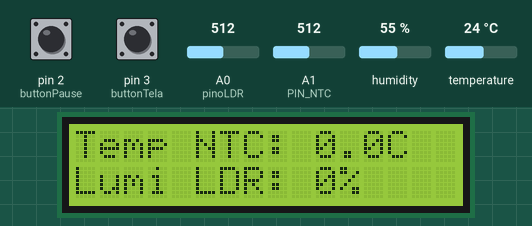
Recording of a sketch running on a simulated Arduino Uno, built with avr-gcc and run on an emulated ATmega328P. Parts: 16×2 character LCD. Inputs (shaded band) come from the test bench; at power-on: pin 2 (buttonPause) HIGH, pin 3 (buttonTela) HIGH, A1 (PIN_NTC) = 512, A0 (pinoLDR) = 512, humidity 55 %, temperature 24 °C. What the sketch prints to the serial monitor is not drawn.

Above: at 0.1 s.
1.3 s: pin 2 (buttonPause) pulled LOW for 0.15 s
At 1.7 s:
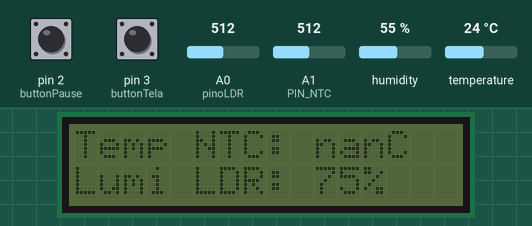
5.8 s: pin 3 (buttonTela) pulled LOW for 0.15 s
At 6.55 s:
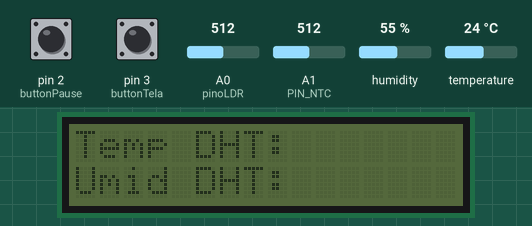
8.8 s: pin 3 (buttonTela) pulled LOW for 1 s
At 9.7 s:
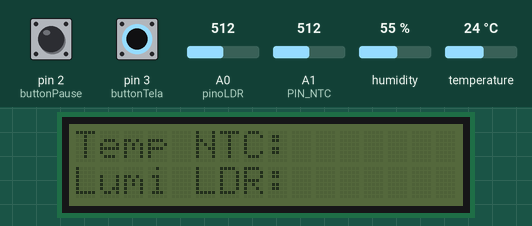
11.8 s: A1 (PIN_NTC) set to 258
13.3 s: A1 (PIN_NTC) set to 233
16.5 s: pin 2 (buttonPause) pulled LOW for 1 s
At 17.5 s:
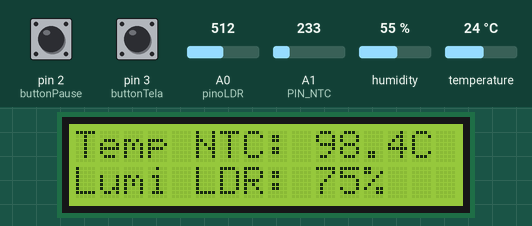
Timing chart, 0 to 19.5 s (numbered marks = the images above; inputs shaded):
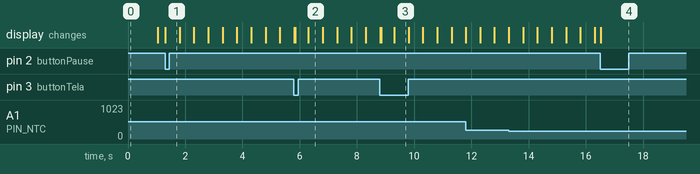

Measured:
- after the input at 1.3 s, the display: changes at once (image 1)
- after the input at 5.8 s, the display: first differs from a run without the input after 0.05 s (image 2 shows a later state)
- after the input at 8.8 s, the display: first differs from a run without the input after 0.05 s (image 3 shows a later state)
- after the input at 16.5 s, the display: changes at once (image 4)
- what the display in image 2 shows lasts 0.5 s, from 6.3 s to 6.8 s

The sketch:

dados_interface.ino
```cpp
#include <Wire.h>
#include <LiquidCrystal_I2C.h>
#include <DHT.h>
#include <math.h>
#include <Bounce2.h> // Adicionada biblioteca para os botões

// ====================
// DHT11
// ====================
#define DHTPIN 6
#define DHTTYPE DHT11

LiquidCrystal_I2C lcd(0x27, 16, 2);
DHT dht(DHTPIN, DHTTYPE);

// ====================
// NTC
// ====================
#define PIN_NTC A1

const float R_FIXO = 10000.0;    // Resistor fixo: 10kΩ
const float R0_NTC = 10000.0;    // NTC: 10kΩ
const float T0_KELVIN = 298.15;  // 25°C em Kelvin
const float BETA = 3950.0;       // Beta do NTC

float temperaturaNTC = 0;

// ====================
// LDR
// ====================
const int pinoLDR = A0;
int valorLDR;
int luminosidadeLDR;

// ====================
// LEITURAS DHT
// ====================
int temperaturaDHT = 0;
int umidadeDHT = 0;

// ====================
// BOTÕES
// ====================
const int buttonTela = 3;   // Botão para trocar de tela
const int buttonPause = 2;  // Botão de interrupção (Pause) - Pino 2 suporta interrupção no Uno/Nano

// Instâncias do Bounce2
Bounce debouncerTela = Bounce();

// ====================
// CONTROLE DAS TELAS
// ====================
int telaAtual = 1;
int telaAnterior = 0;

// ====================
// PAUSE E TEMPO
// ====================
volatile bool pause = false;
bool pauseAnterior = false;

unsigned long tempoAnteriorLeitura = 0;
const unsigned long INTERVALO_LEITURA = 1000; // Atualiza sensores a cada 1 segundo sem travar os botões

// Protótipos das funções
float lerTemperaturaNTC();
void desenharLayoutTela1();
void atualizarValoresTela1();
void desenharLayoutTela2();
void atualizarValoresTela2();
void interrupcaoPause();
void piscaTela();

// ====================
// SETUP
// ====================
void setup() {
  Serial.begin(9600);
  dht.begin();

  // Configuração do botão de troca de tela com Bounce2
  debouncerTela.attach(buttonTela, INPUT_PULLUP);
  debouncerTela.interval(25); // Debounce de 25ms

  // Configuração do botão de Pause (Interrupção Externa)
  pinMode(buttonPause, INPUT_PULLUP);
  attachInterrupt(digitalPinToInterrupt(buttonPause), interrupcaoPause, FALLING);

  lcd.init();
  lcd.backlight();
}

// ====================
// LOOP
// ====================
void loop() {
  // 1. Atualiza a leitura do botão de tela continuamente
  debouncerTela.update();

  if (debouncerTela.fell()) { // Detecta quando o botão de tela foi pressionado
    if (telaAtual == 1) {
      telaAtual = 2;
    } else {
      telaAtual = 1;
    }
  }

  // 2. Executa a leitura dos sensores e atualização sem usar delay()
  unsigned long tempoAtual = millis();
  if (tempoAtual - tempoAnteriorLeitura >= INTERVALO_LEITURA) {
    tempoAnteriorLeitura = tempoAtual;

    // Leitura LDR
    valorLDR = analogRead(pinoLDR);
    luminosidadeLDR = map(valorLDR, 0, 679, 0, 100);
    luminosidadeLDR = constrain(luminosidadeLDR, 0, 100);

    // Leitura NTC
    temperaturaNTC = lerTemperaturaNTC();

    // Leitura DHT
    temperaturaDHT = dht.readTemperature();
    umidadeDHT = dht.readHumidity();

    // Exibição Serial
    Serial.print("NTC: "); Serial.print(temperaturaNTC);
    Serial.print(" C | LDR: "); Serial.print(luminosidadeLDR);
    Serial.print("% | DHT Temp: "); Serial.print(temperaturaDHT);
    Serial.print(" C | Umid: "); Serial.println(umidadeDHT);
  }

  // 3. Atualização da Interface LCD
  if (telaAtual != telaAnterior) {
    if (telaAtual == 1) desenharLayoutTela1();
    if (telaAtual == 2) desenharLayoutTela2();
    telaAnterior = telaAtual;
  }

  // 4. Lógica de Atualização/Pause
  if (!pause) {
    if (telaAtual == 1) {
      atualizarValoresTela1();
    } else if (telaAtual == 2) {
      atualizarValoresTela2();
    }
  } else {
    piscaTela();
  }

  // Restaura o backlight quando sai do modo Pause
  if (pause != pauseAnterior) {
    if (!pause) lcd.backlight();
    pauseAnterior = pause;
  }
}

// ==================================================
// FUNÇÕES AUXILIARES
// ==================================================
float lerTemperaturaNTC() {
  int adc = analogRead(PIN_NTC);
  if (adc == 0) adc = 1;

  float resistenciaNtc = R_FIXO * (250.0 / adc - 1.0);
  float tempKelvin = 1.0 / ((1.0 / T0_KELVIN) + (log(resistenciaNtc / R0_NTC) / BETA));

  return tempKelvin - 273.15;
}

void desenharLayoutTela1() {
  lcd.clear();
  lcd.setCursor(0, 0);
  lcd.print("Temp NTC: ");
  lcd.setCursor(0, 1);
  lcd.print("Lumi LDR: ");
}

void atualizarValoresTela1() {
  lcd.setCursor(10, 0);
  lcd.print(temperaturaNTC, 1);
  lcd.print("C  ");

  lcd.setCursor(10, 1);
  lcd.print(luminosidadeLDR);
  lcd.print("%  ");
}

void desenharLayoutTela2() {
  lcd.clear();
  lcd.setCursor(0, 0);
  lcd.print("Temp DHT: ");
  lcd.setCursor(0, 1);
  lcd.print("Umid DHT: ");
}

void atualizarValoresTela2() {
  lcd.setCursor(10, 0);
  lcd.print(temperaturaDHT);
  lcd.print("C  ");

  lcd.setCursor(10, 1);
  lcd.print(umidadeDHT);
  lcd.print("%  ");
}

// ISR (Interrupt Service Routine)
void interrupcaoPause() {
  static unsigned long ultimoTempoInterrupcao = 0;
  unsigned long tempoInterrupcao = millis();

  // Debounce básico para a interrupção (200ms)
  if (tempoInterrupcao - ultimoTempoInterrupcao > 200) {
    pause = !pause;
  }
  ultimoTempoInterrupcao = tempoInterrupcao;
}

void piscaTela() {
  static unsigned long ultimoPisca = 0;
  static bool estadoBacklight = true;

  // Pisca o LCD sem travar a execução do programa com delay()
  if (millis() - ultimoPisca >= 500) {
    ultimoPisca = millis();
    estadoBacklight = !estadoBacklight;
    if (estadoBacklight) {
      lcd.backlight();
    } else {
      lcd.noBacklight();
    }
  }
}
```
